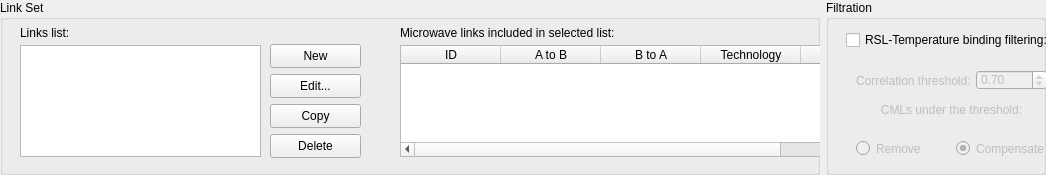
         <widget class="QWidget" name="widgetLinksetInput" native="true">
          <property name="maximumSize">
           <size>
            <width>16777215</width>
            <height>175</height>
           </size>
          </property>
          <layout class="QHBoxLayout" name="horizontalLayout_4">
           <property name="leftMargin">
            <number>0</number>
           </property>
           <property name="topMargin">
            <number>0</number>
           </property>
           <property name="rightMargin">
            <number>0</number>
           </property>
           <property name="bottomMargin">
            <number>0</number>
           </property>
           <item>
            <widget class="QGroupBox" name="groupLinkset">
             <property name="sizePolicy">
              <sizepolicy hsizetype="Expanding" vsizetype="Fixed">
               <horstretch>0</horstretch>
               <verstretch>0</verstretch>
              </sizepolicy>
             </property>
             <property name="minimumSize">
              <size>
               <width>820</width>
               <height>175</height>
              </size>
             </property>
             <property name="maximumSize">
              <size>
               <width>16777215</width>
               <height>16777215</height>
              </size>
             </property>
             <property name="title">
              <string>Link Set</string>
             </property>
             <widget class="QLabel" name="label_5">
              <property name="geometry">
               <rect>
                <x>20</x>
                <y>25</y>
                <width>241</width>
                <height>16</height>
               </rect>
              </property>
              <property name="text">
               <string>Links list:</string>
              </property>
             </widget>
             <widget class="QPushButton" name="buttLstNew">
              <property name="geometry">
               <rect>
                <x>270</x>
                <y>44</y>
                <width>91</width>
                <height>24</height>
               </rect>
              </property>
              <property name="text">
               <string>New</string>
              </property>
             </widget>
             <widget class="QPushButton" name="buttLstEdit">
              <property name="geometry">
               <rect>
                <x>270</x>
                <y>74</y>
                <width>91</width>
                <height>24</height>
               </rect>
              </property>
              <property name="text">
               <string>Edit...</string>
              </property>
             </widget>
             <widget class="QPushButton" name="buttLstCopy">
              <property name="geometry">
               <rect>
                <x>270</x>
                <y>104</y>
                <width>91</width>
                <height>24</height>
               </rect>
              </property>
              <property name="text">
               <string>Copy</string>
              </property>
             </widget>
             <widget class="QPushButton" name="buttLstDel">
              <property name="geometry">
               <rect>
                <x>270</x>
                <y>134</y>
                <width>91</width>
                <height>24</height>
               </rect>
              </property>
              <property name="text">
               <string>Delete</string>
              </property>
             </widget>
             <widget class="QLabel" name="label_6">
              <property name="geometry">
               <rect>
                <x>400</x>
                <y>25</y>
                <width>241</width>
                <height>16</height>
               </rect>
              </property>
              <property name="text">
               <string>Microwave links included in selected list:</string>
              </property>
             </widget>
             <widget class="QListWidget" name="listLists">
              <property name="geometry">
               <rect>
                <x>20</x>
                <y>45</y>
                <width>241</width>
                <height>112</height>
               </rect>
              </property>
             </widget>
             <widget class="QTableWidget" name="tableSelection">
              <property name="geometry">
               <rect>
                <x>400</x>
                <y>45</y>
                <width>542</width>
                <height>112</height>
               </rect>
              </property>
              <attribute name="horizontalHeaderDefaultSectionSize">
               <number>100</number>
              </attribute>
              <attribute name="horizontalHeaderMinimumSectionSize">
               <number>40</number>
              </attribute>
              <attribute name="verticalHeaderDefaultSectionSize">
               <number>10</number>
              </attribute>
              <attribute name="verticalHeaderMinimumSectionSize">
               <number>10</number>
              </attribute>
              <column>
               <property name="text">
                <string>ID</string>
               </property>
              </column>
              <column>
               <property name="text">
                <string>A to B</string>
               </property>
              </column>
              <column>
               <property name="text">
                <string>B to A</string>
               </property>
              </column>
              <column>
               <property name="text">
                <string>Technology</string>
               </property>
              </column>
              <column>
               <property name="text">
                <string>Band (GHz)</string>
               </property>
              </column>
              <column>
               <property name="text">
                <string>Length (km)</string>
               </property>
              </column>
              <column>
               <property name="text">
                <string>Link Name</string>
               </property>
              </column>
             </widget>
            </widget>
           </item>
           <item>
            <widget class="QGroupBox" name="groupBox">
             <property name="sizePolicy">
              <sizepolicy hsizetype="Expanding" vsizetype="Expanding">
               <horstretch>0</horstretch>
               <verstretch>0</verstretch>
              </sizepolicy>
             </property>
             <property name="minimumSize">
              <size>
               <width>220</width>
               <height>175</height>
              </size>
             </property>
             <property name="maximumSize">
              <size>
               <width>250</width>
               <height>175</height>
              </size>
             </property>
             <property name="title">
              <string>Filtration</string>
             </property>
             <widget class="QLabel" name="filterLabel2">
              <property name="enabled">
               <bool>false</bool>
              </property>
              <property name="geometry">
               <rect>
                <x>30</x>
                <y>70</y>
                <width>121</width>
                <height>21</height>
               </rect>
              </property>
              <property name="text">
               <string>Correlation threshold:</string>
              </property>
             </widget>
             <widget class="QDoubleSpinBox" name="correlationSpin">
              <property name="enabled">
               <bool>false</bool>
              </property>
              <property name="geometry">
               <rect>
                <x>150</x>
                <y>70</y>
                <width>71</width>
                <height>20</height>
               </rect>
              </property>
              <property name="decimals">
               <number>2</number>
              </property>
              <property name="minimum">
               <double>-1.000000000000000</double>
              </property>
              <property name="maximum">
               <double>1.000000000000000</double>
              </property>
              <property name="singleStep">
               <double>0.100000000000000</double>
              </property>
              <property name="value">
               <double>0.700000000000000</double>
              </property>
             </widget>
             <widget class="QCheckBox" name="boxTemperatureFilter">
              <property name="geometry">
               <rect>
                <x>20</x>
                <y>30</y>
                <width>221</width>
                <height>20</height>
               </rect>
              </property>
              <property name="text">
               <string>RSL-Temperature binding filtering:</string>
              </property>
             </widget>
             <widget class="QLabel" name="filterLabel">
              <property name="enabled">
               <bool>false</bool>
              </property>
              <property name="geometry">
               <rect>
                <x>10</x>
                <y>100</y>
                <width>231</width>
                <height>20</height>
               </rect>
              </property>
              <property name="text">
               <string>CMLs under the threshold:</string>
              </property>
              <property name="alignment">
               <set>Qt::AlignCenter</set>
              </property>
             </widget>
             <widget class="QRadioButton" name="radioRemove">
              <property name="enabled">
               <bool>false</bool>
              </property>
              <property name="geometry">
               <rect>
                <x>30</x>
                <y>140</y>
                <width>91</width>
                <height>17</height>
               </rect>
              </property>
              <property name="text">
               <string>Remove</string>
              </property>
             </widget>
             <widget class="QRadioButton" name="radioCompensation">
              <property name="enabled">
               <bool>false</bool>
              </property>
              <property name="geometry">
               <rect>
                <x>130</x>
                <y>140</y>
                <width>91</width>
                <height>17</height>
               </rect>
              </property>
              <property name="text">
               <string>Compensate</string>
              </property>
              <property name="checked">
               <bool>true</bool>
              </property>
             </widget>
            </widget>
           </item>
          </layout>
         </widget>
